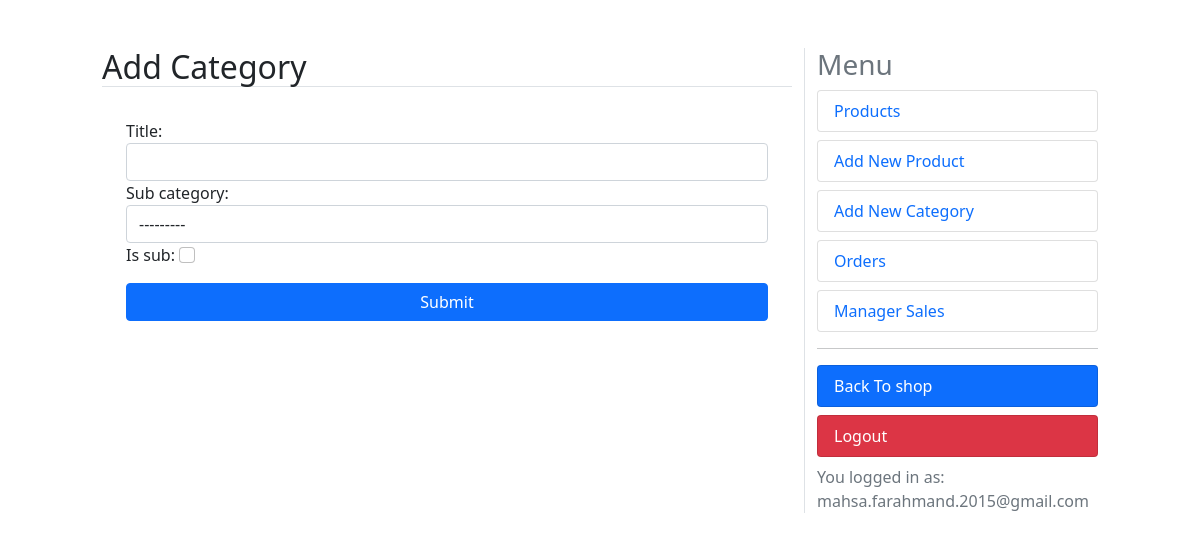
Page /dashboard/add-category/ (signed in) on the committed database.
### shop/models.py (models this page shows, shortened)
class Category(models.Model):
    title = models.CharField(max_length=200)
    sub_category = models.ForeignKey(
        'self', on_delete=models.CASCADE,
        related_name='sub_categories', null=True, blank=True
    )
    is_sub = models.BooleanField(default=False)
    slug = models.SlugField(max_length=200, unique=True)
    def __str__(self):
        return self.title

### accounts/models.py (models this page shows, shortened)
class User(AbstractBaseUser):
    email = models.EmailField(verbose_name='email address', max_length=255, unique=True)
    full_name = models.CharField(max_length=100)
    is_active = models.BooleanField(default=True)
    is_admin = models.BooleanField(default=False)
    is_manager = models.BooleanField(default=False)
    likes = models.ManyToManyField(Product, blank=True, related_name='likes')
    objects = UserManager()
    USERNAME_FIELD = 'email'
    REQUIRED_FIELDS = ['full_name']

### dashboard/views.py (the view)
# urls.py: path('add-category/', views.add_category, name='add_category'),
@user_passes_test(is_manager)
@login_required
def add_category(request):
    if request.method == 'POST':
        form = AddCategoryForm(request.POST)
        if form.is_valid():
            form.save()
            messages.success(request, 'Category added successfully!')
            return redirect('dashboard:add_category')
    else:
        form = AddCategoryForm()
    context = {'title': 'Add Category', 'form': form}
    return render(request, 'add_category.html', context)

### dashboard/forms.py
class AddCategoryForm(ModelForm):
    class Meta:
        model = Category
        fields = ['title', 'sub_category', 'is_sub']
    def __init__(self, *args, **kwargs):
        super(AddCategoryForm, self).__init__(*args, **kwargs)
        self.fields['is_sub'].widget.attrs['class'] = 'form-check-input'
        self.fields['sub_category'].widget.attrs['class'] = 'form-control'
        self.fields['title'].widget.attrs['class'] = 'form-control'

### cart/utils/cart.py (called while the page is built)
    def __iter__(self):
        product_ids = self.cart.keys()
        products = Product.objects.filter(id__in=product_ids)
        cart = self.cart.copy()
        for product in products:
            cart[str(product.id)]['product'] = product
        for item in cart.values():
            item['total_price'] = int(item['price']) * int(item['quantity'])
            yield item  # Yield each item for iteration

    def add_cart_session(self):
        cart = self.session.get(CART_SESSION_ID)
        if not cart:
            cart = self.session[CART_SESSION_ID] = {}
        return cart  # Return the cart

### dashboard/views.py (called while the page is built)
def is_manager(user):
    try:
        if not user.is_manager:
            raise Http404
        return True
    except:
        raise Http404

### sparkle/context_processors.py (called while the page is built)
def return_cart(request):
    cart = len(list(Cart(request)))
    return {'cart_count': cart}

def return_categories(request):
    categories = Category.objects.all()
    return {'categories': categories}

### dashboard/templates/add_category.html (shortened to what this page needs)
{% extends "dashboard.html" %}
{% block content %}
<form method="POST">
    {{ form }}
    <div class="form-group">
        <button class="btn btn-primary mt-3 w-100" type="submit">Submit</button>
    </div>
</form>
{% endblock %}

### dashboard/templates/dashboard.html (shortened to what this page needs)
<!DOCTYPE html>
<html lang="en">
<head>
    <link href="https://cdn.jsdelivr.net/npm/bootstrap@5.1.3/dist/css/bootstrap.min.css" rel="stylesheet">
</head>
<body>
    <div class="row mt-5">
        <div class="col-md-1"></div>
        <div class="col-md-7">
            <h2 class="border-bottom text-capitalize">{{ title }}</h2>
            <div class="p-4">
                {% block content %}{% endblock %}
            </div>
        </div>
        <div class="col-md-3 border-start">
            <h3 class="text-muted">Menu</h3>
            <a class="text-decoration-none" href="{% url 'dashboard:products' %}">
                <li class="rounded list-group-item  text-primary">Products</li>
            </a>
            <a class="text-decoration-none" href="{% url 'dashboard:add_product' %}">
                <li class="rounded list-group-item mt-2 text-primary">Add New Product</li>
            </a>
            <a class="text-decoration-none" href="{% url 'dashboard:add_category' %}">
                <li class="rounded list-group-item mt-2  text-primary">Add New Category</li>
            </a>
            <a class="text-decoration-none" href="{% url 'dashboard:orders' %}">
                <li class="rounded list-group-item mt-2  text-primary">Orders</li>
            </a>
            <a class="text-decoration-none" href="{% url 'dashboard:manager_sales' %}">
                <li class="rounded list-group-item mt-2 text-primary">Manager Sales</li>
            </a>
            <hr>
            <a class="text-decoration-none" href="{% url 'shop:home_page' %}">
                <li class="rounded list-group-item bg-primary mt-2  text-white">Back To shop</li>
            </a>
            <a class="text-decoration-none" href="{% url 'accounts:user_logout' %}">
                <li class="rounded list-group-item bg-danger mt-2  text-white">Logout</li>
            </a>
            <div class="text-muted mt-2">You logged in as: {{ request.user.email }}</div>
        </div>
        <div class="col-md-1 "></div>
    </div>
</body>
</html>

### rows in the picture
Category: sub_category "---------"
User: user.email "mahsa.farahmand.2015@gmail.com"

### other values in the picture
{{ title }} "Add Category"
